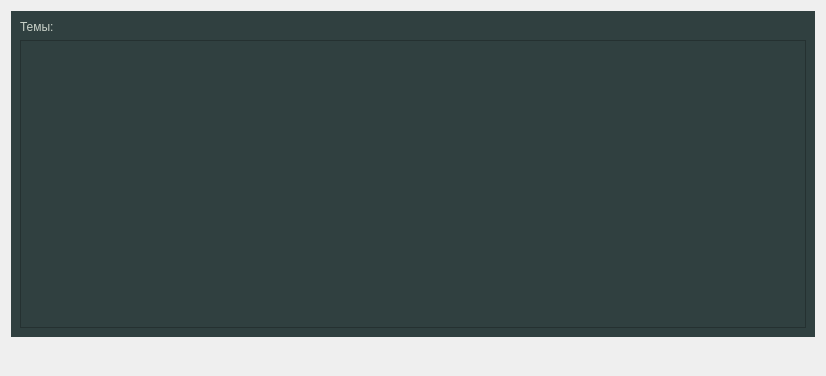
<?xml version="1.0" encoding="UTF-8"?>
<ui version="4.0">
 <class>themeFriendsThemsRedaction</class>
 <widget class="QDialog" name="themeFriendsThemsRedaction">
  <property name="geometry">
   <rect>
    <x>0</x>
    <y>0</y>
    <width>826</width>
    <height>376</height>
   </rect>
  </property>
  <property name="sizePolicy">
   <sizepolicy hsizetype="Expanding" vsizetype="Expanding">
    <horstretch>0</horstretch>
    <verstretch>0</verstretch>
   </sizepolicy>
  </property>
  <property name="windowTitle">
   <string>Связанные темы</string>
  </property>
  <layout class="QVBoxLayout" name="verticalLayout">
   <item>
    <widget class="QWidget" name="widget" native="true">
     <property name="sizePolicy">
      <sizepolicy hsizetype="Expanding" vsizetype="Expanding">
       <horstretch>0</horstretch>
       <verstretch>0</verstretch>
      </sizepolicy>
     </property>
     <property name="styleSheet">
      <string notr="true">background-color: rgb(48, 64, 64);</string>
     </property>
     <layout class="QVBoxLayout" name="verticalLayout_2">
      <item>
       <widget class="QLabel" name="label">
        <property name="sizePolicy">
         <sizepolicy hsizetype="Expanding" vsizetype="Fixed">
          <horstretch>0</horstretch>
          <verstretch>0</verstretch>
         </sizepolicy>
        </property>
        <property name="styleSheet">
         <string notr="true">color: rgb(201, 209, 200);</string>
        </property>
        <property name="text">
         <string>Темы:</string>
        </property>
        <property name="alignment">
         <set>Qt::AlignLeading|Qt::AlignLeft|Qt::AlignTop</set>
        </property>
       </widget>
      </item>
      <item>
       <widget class="QScrollArea" name="scrollArea">
        <property name="widgetResizable">
         <bool>true</bool>
        </property>
        <widget class="QWidget" name="scrollAreaWidgetContents">
         <property name="geometry">
          <rect>
           <x>0</x>
           <y>0</y>
           <width>798</width>
           <height>234</height>
          </rect>
         </property>
         <property name="sizePolicy">
          <sizepolicy hsizetype="Expanding" vsizetype="Expanding">
           <horstretch>0</horstretch>
           <verstretch>0</verstretch>
          </sizepolicy>
         </property>
         <layout class="QVBoxLayout" name="friendsThemsLayout"/>
        </widget>
       </widget>
      </item>
     </layout>
    </widget>
   </item>
   <item>
    <layout class="QHBoxLayout" name="horizontalLayout">
     <item>
      <spacer name="horizontalSpacer">
       <property name="orientation">
        <enum>Qt::Horizontal</enum>
       </property>
       <property name="sizeHint" stdset="0">
        <size>
         <width>40</width>
         <height>20</height>
        </size>
       </property>
      </spacer>
     </item>
     <item>
      <widget class="QPushButton" name="saveButton">
       <property name="sizePolicy">
        <sizepolicy hsizetype="Fixed" vsizetype="Fixed">
         <horstretch>0</horstretch>
         <verstretch>0</verstretch>
        </sizepolicy>
       </property>
       <property name="icon">
        <iconset resource="../resources/ASSforOOP.qrc">
         <normaloff>:/images/GenerateLabs.svg</normaloff>:/images/GenerateLabs.svg</iconset>
       </property>
       <property name="iconSize">
        <size>
         <width>60</width>
         <height>60</height>
        </size>
       </property>
       <property name="flat">
        <bool>true</bool>
       </property>
      </widget>
     </item>
    </layout>
   </item>
  </layout>
 </widget>
 <resources>
  <include location="../resources/ASSforOOP.qrc"/>
 </resources>
 <connections/>
</ui>
